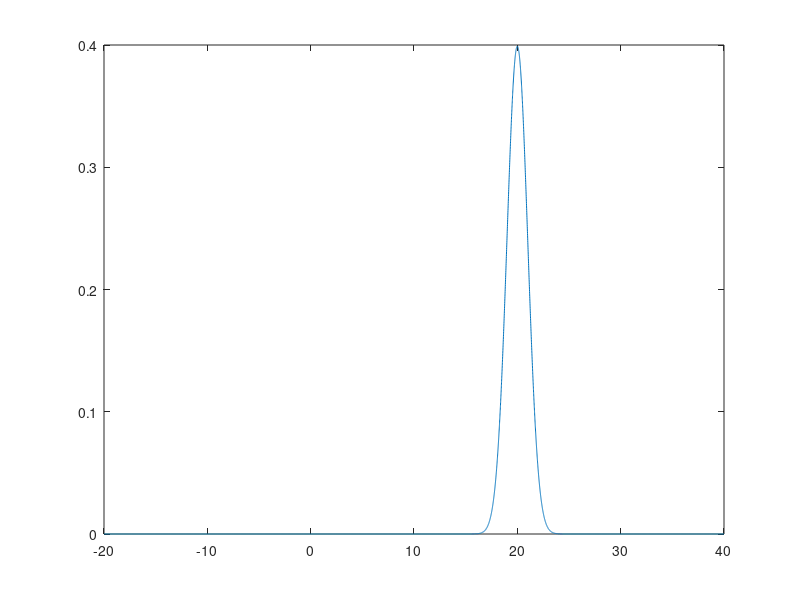

MATLAB code for this plot: (Note: this script raises an error after producing the figure.)
%% Movie from figs
clear all; clc;

s_y = 1;
mu_y = 1;
g = @(x,j) (1/(sqrt(2*pi)*s_y)) * exp(-(x-j*mu_y).^2 / (2*s_y^2));


loops = 20;
F(loops) = struct('cdata',[],'colormap',[]);
for j = 1:loops
    tt = linspace(-20,40,10000);
    plot(tt,g(tt,j));
    drawnow
    F(j) = getframe(gcf);
end

%% play movie
fig = figure;
movie(fig,F,2)


%% Load for plotting
clear all; %close all
format longe
path = '/Users/satkauskas/Documents/MATLAB/GaussProdProject/New';
%path at cu machine
% path = '/home/satkausk/Documents/MATLAB/GaussProdProject/New';
addpath( [path '/Functions'] );

% load representation 
%loadpath = [path '/Runs/Alpha3/'];
%loadpath = [path '/Runs/Alpha3/Neg_coef/'];
%loadpath = [path '/Runs/Alpha13over30/'];
loadpath = [path '/Runs/Alpha1over4/'];
%loadname = 'M2S0p1M6S0p1no5no4';
%loadname = 'M2S0p1M6S0p1'
%loadname = 'M2S0p1M6S0p1no5'
%loadname = 'M0S1M0S1';
%loadname = 'going_up_from_2_to_4';
%loadname = 'going_up_from_2_to_5';
loadname = 'going_down_from_4_to_3';
%loadname = 'going_down_from_3_to_2';
%loadname = 'going_down_from_5_to_4';
%loadname = 'going_down_from_5_to_4_to_3';
load([loadpath loadname]); % 'W_vec', 'W_kj', 'k_start','k_end','j_start','j_end'



alpha = 1/4;


%% Plot coefficients
figure;
[X,Y]=meshgrid( k_start:k_end,j_start:j_end);

% USE COUNTOURF INSTEAD OF SURF
[~,h]=contourf(X,Y,log10(abs(W_kj)+eps),-16:.25:-2); %title('GMR matrix of coefficients (log scale)')
set(h,'lineStyle','none');

c=colorbar;
c.FontSize = 18;
c.Ticks=[-15:2:-3];



loadname4title = strrep(loadname, '_', ' ')
title(['Coefficients for  ' loadname4title ])
axis([k_start k_end j_start j_end])


%% Plot functions and errors

%basis function
phi = @(x,j,k) 2^(j/2) * sqrt(alpha/pi) * exp(-alpha*(2^j*x-k).^2);

t = linspace(-10,10,20000);



old = eval_GMR(W_vec,t,alpha);
true = phi(t,2,1);
error = old - true;

% error of new and old with actual basis funtion we startet with phi(x,2,1)
figure; plot(t,error); title(['Error bw phi and  ' loadname4title ]);








%% CHECK m0 and M00
clear all; 
%regular
alpha = 1/2;
Pi = pi;
k = -20:1:20; %m-knot's k
one = 1;
two = 2;
three = 3;


m0vpa = @(p)  sqrt(alpha/(3*Pi)) * exp(-(alpha*k.^2)/3) * ( exp(-2*Pi*1i*col(p)*k) ).' ;
M00vpa = @(p)  (  (sqrt(alpha/(3*Pi)) * exp(-(alpha*k.^2)/3) * ( exp(-2*Pi*1i*col(p)*k) ).' )  .* ( exp(-(alpha*k.^2)/2) * ( exp(2*Pi*1i*col(p)*k) ).' ) ) ./ (exp(-(alpha*k.^2)/2) * ( exp(4*Pi*1i*col(p)*k) ).' ) ;

% check if zero
pt = linspace(-0.75,0.75,10000);
zero_check = M00vpa(pt) .* m0vpa(pt) + M00vpa(pt+1/2) .* m0vpa(pt+1/2) - 1;

figure; plot(pt,real(zero_check)); title(num2str(alpha))
%figure; plot(pt,imag(zero_check)); title('imag')

%% VPA ----------------------------------------------------------------
clear all; 
%precision
d=32;
%alpha = vpa(0.2,d)
alpha = vpa(1/2,d);
Pi = vpa(pi,d);
k = -20:1:20; %m-knot's k
one = vpa(1,d);
two = vpa(2,d);
three = vpa(3,d);
four = vpa(4,d);

m0vpa = @(p) double( vpa( sqrt(alpha/(three*Pi)) * exp(-(alpha*k.^two)/three) * ( exp(-two*Pi*1i*col(p)*k) ).' ,d) );
M00vpa = @(p) double( vpa( (  (sqrt(alpha/(three*Pi)) * exp(-(alpha*k.^two)/three) * ( exp(-two*Pi*1i*col(p)*k) ).' )  .* ( exp(-(alpha*k.^two)/two) * ( exp(two*Pi*1i*col(p)*k) ).' ) ) ./ (exp(-(alpha*k.^two)/two) * ( exp(four*Pi*1i*col(p)*k) ).' ) ,d) );

% check if zero
pt = linspace(-0.75,0.75,1000);
zero_check = M00vpa(pt) .* m0vpa(pt) + M00vpa(pt+1/2) .* m0vpa(pt+1/2) - 1;

figure; plot(pt,real(zero_check));title('VPA: 0.5 ')
%figure; plot(pt,imag(zero_check),'ko');title('imag')

%% GOING UP

beta = 1;
s = 3;

f1 = @(x) exp(-beta*(x-s).^2);

%plot
t = linspace(-5,9,1000);
figure; plot(t,f(t))

phi = @(x,j,k) 2^(j/2) * sqrt(alpha/pi) * exp(-alpha*(2^j*x-k));

%% REDUCTION: GETTING BACK THE COEFS WITH LINEAR SOLVE 
% RANDOM COEFFICIENTS TEST CASE 

format longe
clear all; clc

%number of coefs is 2N+1
N = 30;

%pick random coefficients
coefs = rand(2*N+1,1);

%% make gaussian envelope for coefs
sigma =5;
xx = (-N:N) ./ sigma;
factor = exp(-xx.^2);
coefs = factor.' .* coefs;

%%
alpha = 13/30;
shifts = -N:N;

%function  temp(x, coefs, shifts)
%sum of Gaussians with shifts and coefs

x = linspace(-N-10,N+10,10000);
figure(1); plot(coefs,'ko')
figure(2); plot(x,temp(x,coefs,shifts)); title('original: sum of few gaussians')

%check
last_value = temp(N+10,coefs,shifts)
last_coef = coefs(end)

%%
%sample points
N_samples = 5000;
samples = linspace(-N-10,N+10,N_samples);

%right hand side
rhs = temp(samples,coefs,shifts).';

% construct a matrix
A = zeros(length(samples), length(coefs));

for k = 1:length(coefs)
    
    A(:,k) = exp(-alpha*(samples-shifts(k)).^2);
    
end

coefs_new = A\rhs

difference = coefs_new-coefs

[coefs coefs_new]

max_error = max(abs(coefs_new-coefs))

%% lsqlin solve overdetermined system with constraints
% x = lsqlin(C,d,A,b,Aeq,beq,lb,ub)
options = optimoptions(@lsqlin,'Algorithm','active-set')
%x = lsqlin(C,d,A,b,Aeq,beq,lb,ub,x0,options) 
%minimizes with an initial point x0 and the optimization options specified in options. 
%Use optimoptions to set these options. If you do not want to include an initial point, set the x0 argument to [].
x0 = [];
%%
Aeq = A; beq = rhs;
% lower bound of solution
lb = zeros(size(coefs));
%upperbound of solution
ub = Inf*ones(size(coefs));
coefs2 = lsqlin(A, rhs, [], [], Aeq, beq, lb, ub, x0, options);
[coefs coefs2]

%% REDUCTION: GETTING BACK THE COEFS WITH LINEAR SOLVE 
% TRUE COEFFICIENTS ON ZERO SCALE

% load representations
format longe
clear all; clc;
path = '/Users/satkauskas/Documents/MATLAB/GaussProdProject/New';
addpath( [path '/Functions'] );

%alpha=0.2;
alpha=13/30;

%load 
%savepath = '/Users/satkauskas/Documents/MATLAB/GaussProdProject/New/Runs/';
savepath = '/Users/satkauskas/Documents/MATLAB/GaussProdProject/New/Runs/Alpha13over30/';

%savename1 = 'M6S0p1M2S0p1' ;
savename1 = 'gauss_m2s1Xlaplace_m1b1Xgauss_m0s1.mat';
D1=load([savepath savename1]);
W_vec1=D1.W_vec;
W_kj1 = D1.W_kj;

%
k_start = D1.k_start; k_end = D1.k_end; j_start = D1.j_start; j_end = D1.j_end;

%savename2 = 'M2S0p1M6S0p1' ;
savename2 = 'Product3/gauss_m2s1Xlaplace_m1b1Xgauss_m0s1.mat';
D2=load([savepath savename2]);
W_vec2=D2.W_vec;
W_kj2 = D2.W_kj;

% % take one scale only - W_kj2 on zero scale
% W_kj = W_kj2; % which representation
% scale = 0;
% W_kj_1scale = zeros(size(W_kj1));
% W_kj_1scale(scale-j_start+1,:) =  W_kj(scale-j_start+1,:);
% % W_kj to W_vec
% W_vec_1scale = Wkj2Wvec(W_kj_1scale,k_start, j_start);


% take few scales only
W_kj = W_kj2; % which representation
scale_start = 0;
scale_end = 4;
W_kj_scales = zeros(size(W_kj));
W_kj_scales(scale_start-j_start+1:scale_end-j_start+1,:) =  W_kj(scale_start-j_start+1:scale_end-j_start+1,:);
% W_kj to W_vec
W_vec_scales = Wkj2Wvec(W_kj_scales,k_start, j_start);



%% PLOTTING
% plot coefficients
figure
[X,Y]=meshgrid( k_start:k_end,j_start:j_end);
[~,h]=contourf(X,Y,log10(W_kj_scales+eps),-16:.25:-2); title('Wkj2')
set(h,'lineStyle','none');
c=colorbar; c.FontSize = 18; c.Ticks=[-15:2:-3];
axis([k_start k_end j_start j_end])

%plot the function certain scales only
delta = 10^-6; %away from zero
t = [ linspace(-100,-delta,10000) linspace(delta, 100,10000)];
p = eval_GMR(W_vec_scales,t,alpha);
figure; plot(t,p)






%% LINEAR REDUCTION of one scale
format longe
%number of coefs is 2N+1
N = 133;
shifts = -N:N;
% take only coefs with shifts -N:N
W_vec_1scale = W_vec_1scale( abs(W_vec_1scale(:,2)) <= N , :);

coefs = W_vec_1scale(:,3);


%
%sample points
N_samples = 30000;
samples = linspace(-N-20,N+20,N_samples).';

%right hand side - evaluate function at sample points
rhs = eval_GMR(W_vec_1scale, samples, alpha) / (sqrt(alpha/pi));


N_coefs_new = 70; % want this  smaller that N
shifts_new = -N_coefs_new : N_coefs_new;

% construct a matrix
A = zeros(length(samples), length(shifts_new));

for k = 1:length(shifts_new)
    
    %make columns 
    A(:,k) =  exp(-alpha*(samples-shifts_new(k)).^2);
    
end

%% backslash
coefs_new = A\rhs

%% lsqlin solve overdetermined system with constraints
% x = lsqlin(C,d,A,b,Aeq,beq,lb,ub)
options = optimoptions(@lsqlin)%, 'TolFun', 10^-20)
%x = lsqlin(C,d,A,b,Aeq,beq,lb,ub,x0,options) 
%minimizes with an initial point x0 and the optimization options specified in options. 
%Use optimoptions to set these options. If you do not want to include an initial point, set the x0 argument to [].
x0 = [];
%
%Aeq = A; beq = rhs;
Aeq = []; beq = [];
% lower bound of solution
lb = zeros(size(shifts_new));
%upperbound of solution
ub = Inf*ones(size(shifts_new));
coefs2 = lsqlin(A, rhs, [], [], Aeq, beq, lb, ub);
%

coefs_new = coefs2;

%% PLOTTING
    

% % plot coefs
% % 
% figure; plot(coefs_new); title('coefs new')
% figure; plot(coefs); title('coefs old')

% new W_vec representation
scale = 0;
W_vec_1scale_new = zeros(length(shifts_new),3);
W_vec_1scale_new(:,1) = scale * ones(length(shifts_new),1);
W_vec_1scale_new(:,2) = shifts_new;
W_vec_1scale_new(:,3) = coefs_new;

%
% plot old, new, and error
delta = 10^-6; %away from zero
t = [ linspace(-80,-delta,20000) linspace(delta, 80,20000)];
f = eval_GMR(W_vec_1scale,t,alpha);
figure; plot(t,f); title('f')

f_new = eval_GMR(W_vec_1scale_new,t,alpha);
figure; plot(t,f_new); title('f new')

figure; plot(t,f - f_new); title('error after reducing coefficients from 267 to 141')

f_end = f(end)


%% 
% basis elements comprising it 

phi = @(x,j,k) 2^(j/2) * sqrt(alpha/pi) * exp(-alpha*(2^j*x-k).^2);

W_vec_plot = W_vec_1scale_new(W_vec_1scale_new(:,3)>10^-8,:); %take only large coeficients for visualizing basis elements
tt=linspace(-40,40,10000);
figure
for plot_n = 1:length(W_vec_plot(:,1))
    basis_function = W_vec_plot(plot_n,3)* phi(tt, W_vec_plot(plot_n,1), W_vec_plot(plot_n,2));
    plot(tt,basis_function)
    hold on
end
% plot the original on top
hold on 
plot(tt, eval_GMR(W_vec_1scale,tt,alpha), 'k', 'LineWidth', 1)



%% LINEAR REDUCTION using few scales for rhs

% load representations
format longe
clear all; clc;
path = '/Users/satkauskas/Documents/MATLAB/GaussProdProject/New';
addpath( [path '/Functions'] );

alpha=13/30;

%load 
%savepath = '/Users/satkauskas/Documents/MATLAB/GaussProdProject/New/Runs/';
savepath = '/Users/satkauskas/Documents/MATLAB/GaussProdProject/New/Runs/Alpha13over30/';

%savename1 = 'M6S0p1M2S0p1' ;
savename1 = 'gauss_m2s1Xlaplace_m1b1Xgauss_m0s1.mat';
D1=load([savepath savename1]);
W_vec1=D1.W_vec;
W_kj1 = D1.W_kj;

k_start = D1.k_start; k_end = D1.k_end; j_start = D1.j_start; j_end = D1.j_end;

%savename2 = 'M2S0p1M6S0p1' ;
savename2 = 'Product3/gauss_m2s1Xlaplace_m1b1Xgauss_m0s1.mat';
D2=load([savepath savename2]);
W_vec2=D2.W_vec;
W_kj2 = D2.W_kj;

% take few scales only
W_kj = W_kj2; % which representation
scale_start = 0; 
scale_end = 4;
W_kj_scales = zeros(size(W_kj));
W_kj_scales(scale_start-j_start+1:scale_end-j_start+1,:) =  W_kj(scale_start-j_start+1:scale_end-j_start+1,:);
% W_kj to W_vec
W_vec_scales = Wkj2Wvec(W_kj_scales,k_start, j_start);



%% PLOTTING
% plot coefficients
figure
[X,Y]=meshgrid( k_start:k_end,j_start:j_end);
[~,h]=contourf(X,Y,log10(W_kj_scales+eps),-16:.25:-2); title('Wkj2')
set(h,'lineStyle','none');
c=colorbar; c.FontSize = 18; c.Ticks=[-15:2:-3];
axis([k_start k_end j_start j_end])

%plot the function certain scales only
delta = 10^-6; %away from zero
t = [ linspace(-100,-delta,10000) linspace(delta, 100,10000)];
p = eval_GMR(W_vec_scales,t,alpha);
figure; plot(t,p)


%% RIGHT HAND SIDE and MATRIX for projecting on zero scale

%find t where function is negligible (for sampling)
for t_point = 0:400
    value = eval_GMR(W_vec_scales,t_point,alpha);
    if ( value < 10^-16 )
        break
    end
    t_point
end

%sample points
N_samples = 30000;
samples = linspace(-t_point,t_point,N_samples).';

%right hand side - evaluate function at sample points
rhs = eval_GMR(W_vec_scales, samples, alpha) / (sqrt(alpha/pi));


N_coefs_new = 70; % number of new coefs is 2N+1
shifts_new = -N_coefs_new : N_coefs_new;

% construct the matrix
A = zeros(length(samples), length(shifts_new));

for k = 1:length(shifts_new)
    
    %make columns 
    A(:,k) =  exp(-alpha*(samples-shifts_new(k)).^2);
    
end

%% backslash
coefs_new = A\rhs

%% lsqlin solve overdetermined system with constraints
% x = lsqlin(C,d,A,b,Aeq,beq,lb,ub)
options = optimoptions(@lsqlin)%, 'TolFun', 10^-20)
%x = lsqlin(C,d,A,b,Aeq,beq,lb,ub,x0,options) 
%minimizes with an initial point x0 and the optimization options specified in options. 
%Use optimoptions to set these options. If you do not want to include an initial point, set the x0 argument to [].
x0 = [];
%
%Aeq = A; beq = rhs;
Aeq = []; beq = [];
% lower bound of solution
lb = zeros(size(shifts_new));
%upperbound of solution
ub = Inf*ones(size(shifts_new));
coefs2 = lsqlin(A, rhs, [], [], Aeq, beq, lb, ub);
%

coefs_new = coefs2;

%% PLOTTING
    
% new W_vec representation
scale = 0;
W_vec_0scale = zeros(length(shifts_new),3);
W_vec_0scale_new(:,1) = scale * ones(length(shifts_new),1);
W_vec_0scale_new(:,2) = shifts_new;
W_vec_0scale_new(:,3) = coefs_new;

%
% plot old, new, and error
delta = 10^-6; %away from zero
t = [ linspace(-80,-delta,20000) linspace(delta, 80,20000)];
f = eval_GMR(W_vec_scales,t,alpha);
figure; plot(t,f); title('f')

f_new = eval_GMR(W_vec_0scale_new,t,alpha);
figure; plot(t,f_new); title('f new')

figure; plot(t,f - f_new); title('error')

f_end = f(end)







